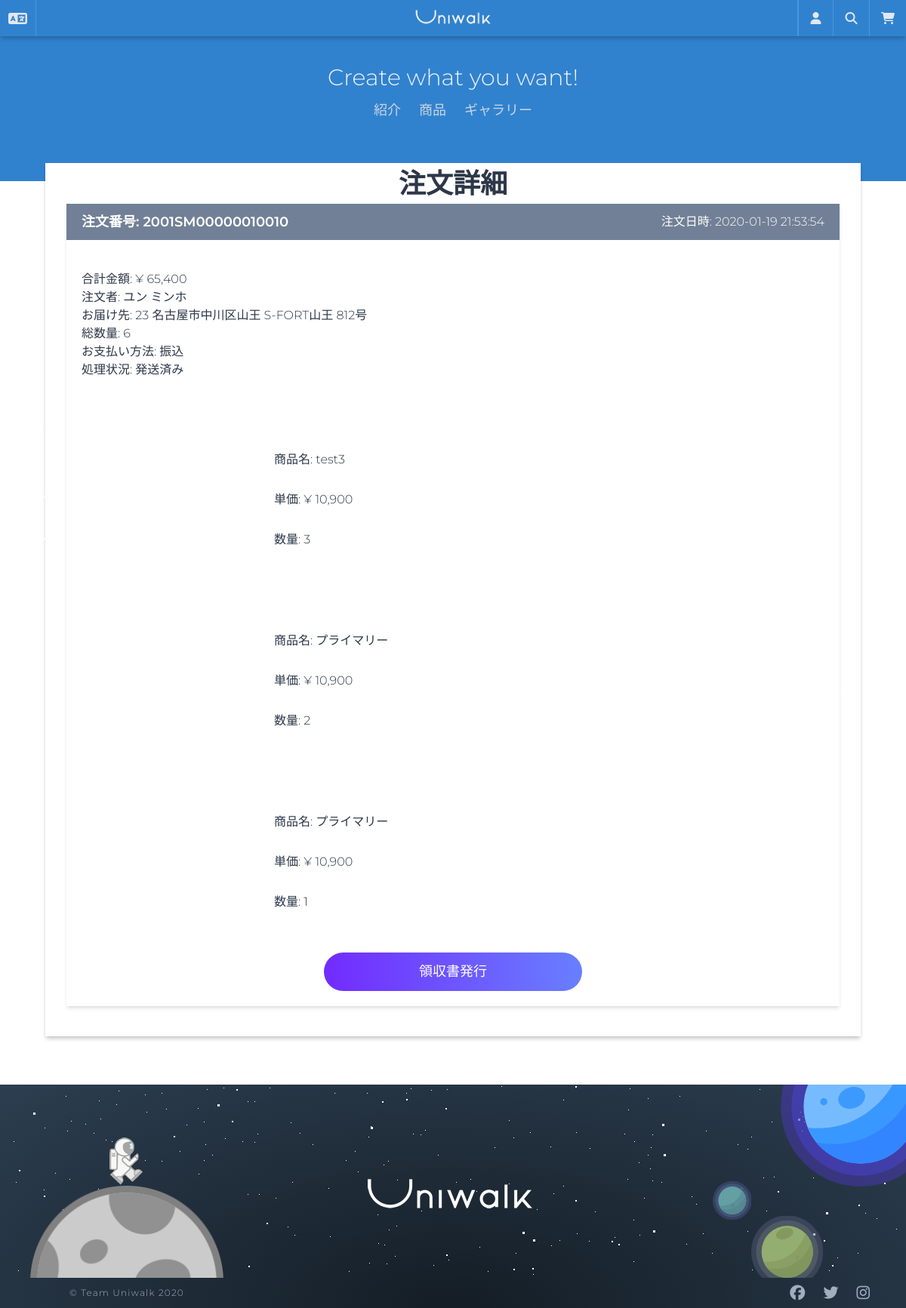
The app's page /orders/detail/2001SM00000010010/, older data.
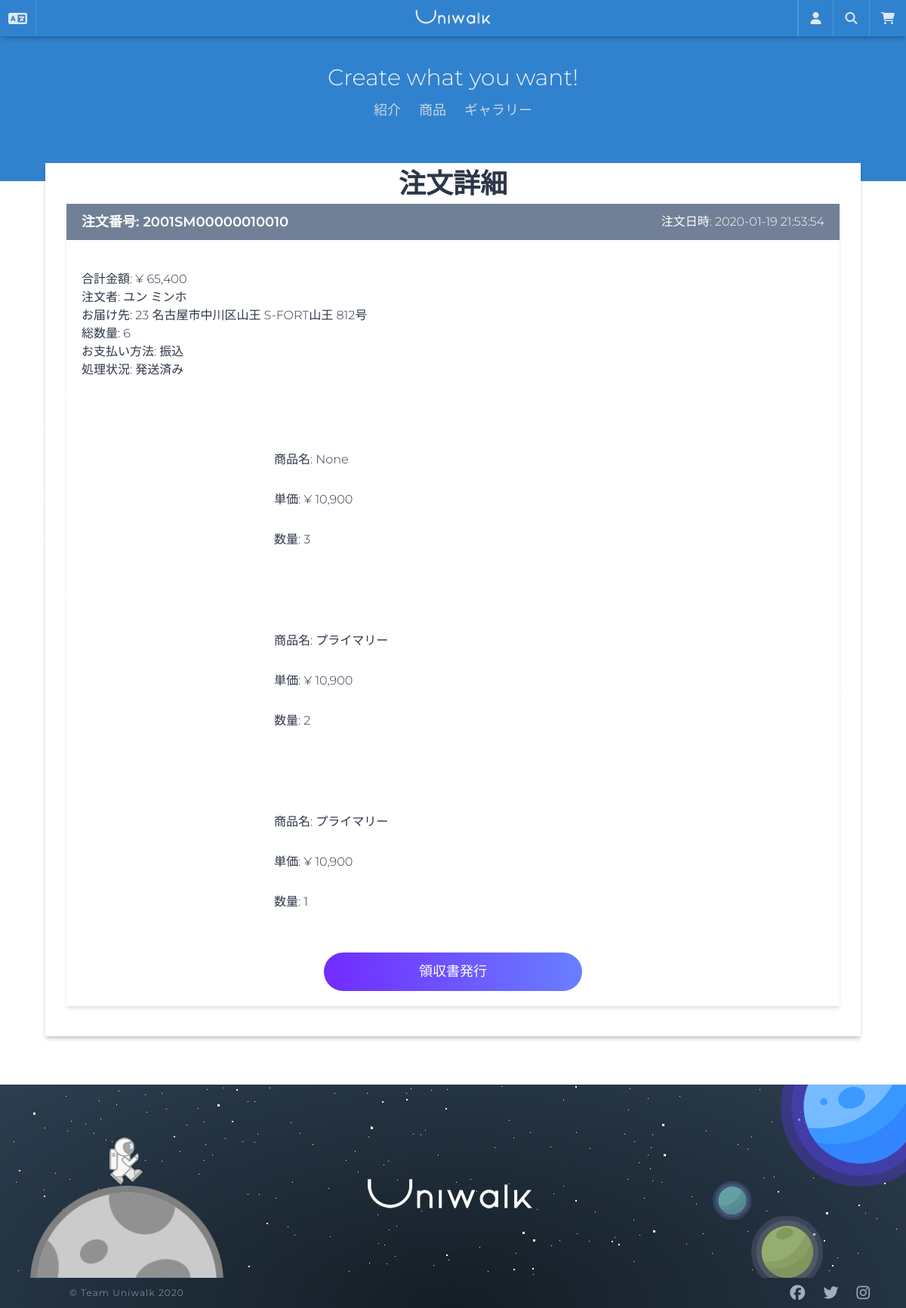
The same page, newer data.
### orders/models.py (models this page shows, shortened)
class OrderItem(models.Model):
    order = models.ForeignKey(
        "Order",
        verbose_name=_("注文アイテム"),
        related_name="order_items",
        on_delete=models.CASCADE,
    )
    product = models.ForeignKey(
        "products.Product",
        verbose_name=_("商品"),
        related_name="order_items",
        on_delete=models.SET_NULL,
        null=True,
        blank=True,
    )
    quantity = models.IntegerField(_("数量"))
    price = models.DecimalField(_("単価"), decimal_places=0, max_digits=6)
    front = models.ImageField(_("正面"), upload_to="orders")
    side = models.ImageField(_("側面"), upload_to="orders")
    up = models.ImageField(_("上面"), upload_to="orders")
    down = models.ImageField(_("下面"), upload_to="orders")
    outsole_color_left = models.CharField("アウトソール色(左)", max_length=7)
    outsole_material_left = models.CharField("アウトソール素材(左)", max_length=20)
    midsole_color_left = models.CharField("ミッドソール色(左)", max_length=7)
    midsole_material_left = models.CharField("ミッドソール素材(左)", max_length=20)
    uppersole_color_left = models.CharField("アッパーソール色(左)", max_length=7)
    uppersole_material_left = models.CharField("アッパーソール素材(左)", max_length=20)
    shoelace_color_left = models.CharField("シューレース色(左)", max_length=7)
    shoelace_material_left = models.CharField("シューレース素材(左)", max_length=20)
    tongue_color_left = models.CharField("タン色(左)", max_length=7)
    tongue_material_left = models.CharField("タン素材(左)", max_length=20)
    outsole_color_right = models.CharField("アウトソール色(右)", max_length=7)
    outsole_material_right = models.CharField("アウトソール素材(右)", max_length=20)
    midsole_color_right = models.CharField("ミッドソール色(右)", max_length=7)
    midsole_material_right = models.CharField("ミッドソール素材(右)", max_length=20)
    uppersole_color_right = models.CharField("アッパーソール色(右)", max_length=7)
    uppersole_material_right = models.CharField("アッパーソール素材(右)", max_length=20)
    shoelace_color_right = models.CharField("シューレース色(右)", max_length=7)
    shoelace_material_right = models.CharField("シューレース素材(右)", max_length=20)
    tongue_color_right = models.CharField("タン色(右)", max_length=7)
    tongue_material_right = models.CharField("タン素材(右)", max_length=20)
    customize_code = models.CharField(_("カスタマイズデザインコード"), max_length=11)

### products/models.py (models this page shows, shortened)
class Product(core_models.TimeStampedModel):
    name = models.CharField(_("商品名"), max_length=50)
    category = models.ForeignKey(
        "Category",
        verbose_name=_("商品カテゴリー"),
        related_name="product",
        on_delete=models.CASCADE,
    )
    price = models.DecimalField(_("価格"), decimal_places=0, max_digits=6)
    description = models.TextField(_("詳細説明"))
    is_active = models.BooleanField(_("販売中"), null=False, default=True)
    product_number = models.CharField(
        _("番号"), max_length=40, default=create_product_code, blank=True, null=True
    )
    product_code = models.CharField(_("商品番号"), max_length=40, blank=True, null=True)
    def __str__(self):
        return self.name
    def total_rating(self):
        all_reviews = self.reviews.all()
        all_ratings = 0
        if len(all_reviews) > 0:
            for review in all_reviews:
                all_ratings += review.rate
            return round(all_ratings / len(all_reviews), 2)
        return 0
    total_rating.short_description = _("評点")
    class Meta:
        ordering = ("-created",)
        verbose_name = _("商品")
        verbose_name_plural = _("商品")

### orders/views.py (the view, shortened to what this page needs)
# urls.py: path("detail/<str:order_code>/", views.OrderDetailView.as_view(), name="detail"),
class OrderDetailView(DetailView):
    template_name = "orders/search-order-detail.html"
    context_object_name = "order"
    slug_field = 'order_code'
    slug_url_kwarg = 'order_code'
    def get_queryset(self):
        order_code = self.kwargs.get("order_code")
        try:
            return models.Order.objects.filter(order_code=order_code)
        except models.Order.DoesNotExist:
            return None

### carts/context_processors.py (called while the page is built)
def counter(request):
    item_count = 0
    if "admin" in request.META["PATH_INFO"]:
        return {}
    else:
        try:
            cart = Cart.objects.get(session_key=_session_key(request))
            cart_items = CartItem.objects.all().filter(cart=cart, active=True)
            for cart_item in cart_items:
                item_count += cart_item.quantity
        except Cart.DoesNotExist:
            item_count = 0
    return dict(item_count=item_count)

### carts/views.py (called while the page is built)
def _session_key(request):
    cart = request.session.session_key
    if not cart:
        cart = request.session.create()
    return cart

### orders/models.py (called while the page is built)
    def __str__(self):
        return self.step_name

    def count_items_all(self):
        count = 0
        for order_item in self.order_items.all():
            count += order_item.quantity
        return count

### templates/orders/search-order-detail.html (shortened to what this page needs)
{% extends "base.html" %}
{% load i18n humanize %}
{% block content %}
<div class="container mx-auto mt-10">
    <h2 class="text-center text-4xl font-bold">
        {% trans '注文詳細' %}
    </h2>
    <div class="container mx-auto flex">
        <div class="w-full mb-10 overflow-hidden shadow-md">
            <form method="POST" class="w-full h-full">
                <div class="w-full flex items-center justify-between bg-gray-600 h-12 text-white px-5">
                    <h3 class="font-semibold text-lg">注文番号: {{ order.order_code }}</h3>
                    <span class="">注文日時: {{ order.order_date|date:'Y-m-d H:i:s' }}</span>
                </div>
                <div class="flex flex-no-wrap py-10 px-5">
                    <div class="w-3/4 flex flex-col justify-around">
                        <div>合計金額: &yen; {{ order.amount | intcomma }}</div>
                        <div>注文者: {{ order.last_name_orderer }} {{ order.first_name_orderer }}</div>
                        <div>お届け先: {{ order.get_prefecture_recipient_display }} {{ order.address_city_recipient }}
                            {{ order.address_detail_recipient }}</div>
                        <div>総数量: {{ order.count_items_all }}</div>
                        <div>お支払い方法: {{ order.get_payment_display }}</div>
                        <div>処理状況: {{ order.step }}</div>
                    </div>
                </div>
                {% for order_item in order.order_items.all %}
                <div class="flex flex-no-wrap py-10 px-5">
                    <div style="background-image: url('{{ order_item.front.url }}');"
                        class="w-1/4 h-40 bg-cover bg-center mr-3">
                    </div>
                    <div class="w-3/4 flex flex-col justify-around">
                        <div>商品名: {{ order_item.product }}</div>
                        <div>単価: &yen; {{ order_item.price | intcomma }}</div>
                        <div>数量: {{ order_item.quantity }}</div>
                    </div>
                </div>
                {% endfor %}
                <div class="w-full flex justify-around mb-5">
                    {% if order.step.step_code != "T01" and order.step.step_code != "T02" and order.step.step_code != "T99" %}
                    <a href="{% url 'orders:receipt' order.order_code %}"
                        class="btn bg-red-500 text-white w-1/3 p-3">{% trans '領収書発行' %}</a>
                    {% endif %}
                </div>
            </form>
        </div>
    </div>
</div>
{% endblock content %}

Row changes from the older to the newer data that the page shows:
changed OrderItem: product "test3" → "None"
